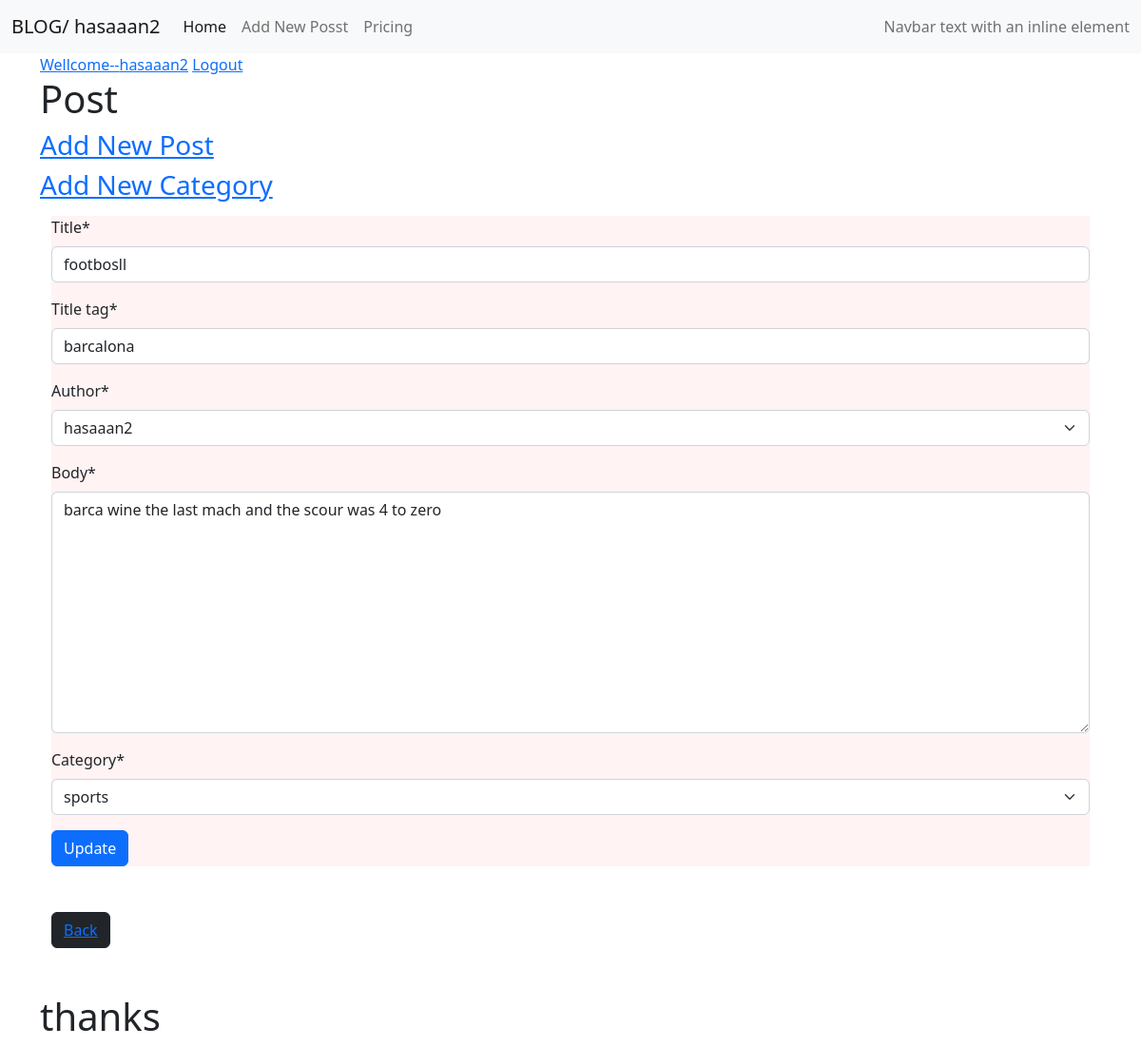
/update_post/2/ (signed in), run on the app's committed database.
### theblog/models.py (models this page shows, shortened)
class Post (models.Model):
    title = models.CharField(max_length=255)
    title_tag = models.CharField(max_length=255, default='The Top')
    author = models.ForeignKey(User, on_delete=models.CASCADE)
    body = models.TextField()
    post_date = models.DateField(auto_now_add=True)
    category = models.ForeignKey(Category, max_length=25,on_delete=models.CASCADE)

### theblog/views.py (the view)
# urls.py: path('update_post/<int:pk>/',views.UpdatePostView.as_view(),name='update_post'),
class UpdatePostView(UpdateView):
    model= Post
    template_name = 'theblog/update_post.html'
    fields = '__all__'

### theblog/models.py (called while the page is built)
    def __str__(self):
        return self.name

### theblog/templates/theblog/update_post.html (shortened to what this page needs)
{% extends "theblog/home.html" %}
{% load crispy_forms_tags %}
{% block content %}
<div class="container">
   {% if user.is_authenticated %}
   <form style="background-color: rgb(255, 243, 243);" method="POST">
    {{form|crispy}}
    <button type="submit" class="btn btn-primary">Update</button>
   </form>
   {%else%}
   <h1>you,er not Login/h1>
   {%endif%}
   <br>
   <br>
   <button type="button" class="btn btn-dark "><a href="{% url 'home' %}">Back</a></button>
</div>
<br><br>
<h1>thanks</h1>
{% endblock content %}

### theblog/templates/theblog/home.html (shortened to what this page needs)
<!DOCTYPE html>
{% load static %}
<html lang="en">
<head>
    <link rel="stylesheet" href="{% static 'css/bootstrap.css' %}">
</head>
<body>
    <nav class="navbar navbar-expand-lg bg-light">
        <div class="container-fluid">
          <a class="navbar-brand" href="{% url 'home' %}">BLOG/ {{post.author}}</a>
          <div class="collapse navbar-collapse" id="navbarText">
            <ul class="navbar-nav me-auto mb-2 mb-lg-0">
              <li class="nav-item">
                <a class="nav-link active" aria-current="page" href="{% url 'home' %}">Home</a>
              </li>
              <li class="nav-item">
                <a class="nav-link" href="{% url 'add_post' %}">Add New Posst</a>
              </li>
              <li class="nav-item">
                <a class="nav-link" href="#">Pricing</a>
              </li>
            </ul>
            <span class="navbar-text">
              Navbar text with an inline element
            </span>
          </div>
        </div>
      </nav>
    <section>
        <div class="container">
          <div>
            {% if user.is_authenticated %}
            <a href="#">Wellcome--{{user.username}}</a>
            <a href="{% url 'logout' %}">Logout</a>
            {% else %}
            <a href="{% url 'login' %}">Login</a>
            {% endif %}
          </div>
            <h1>Post</h1>
            {% if user.is_authenticated %}
            <h3><a href="{% url 'add_post' %}">Add New Post</a></h3>
            <h3><a href="{% url 'add_category' %}">Add New Category</a></h3>
            {%endif%}
        </div>
     </section>
    <div class="container">
        {% block content %}
        {% endblock content %}
    </div>
</body>
</html>

### data on the page
Post: author "hasaaan2", title "footbosll", title_tag "barcalona", body "barca wine the last mach and the scour was 4 to zero", category "sports"

### other printed values
{{ user.username }} "hasaaan2"
